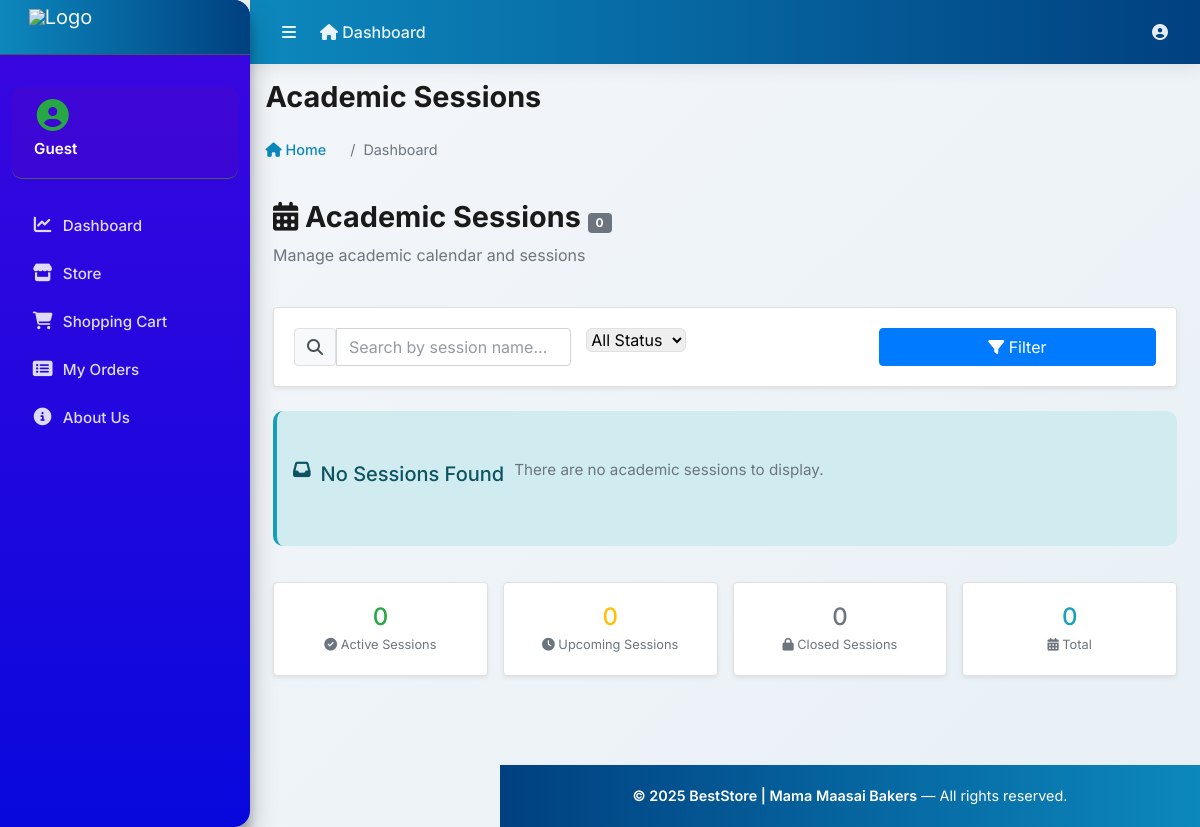
Page /school/sessions/ on the earlier database version.
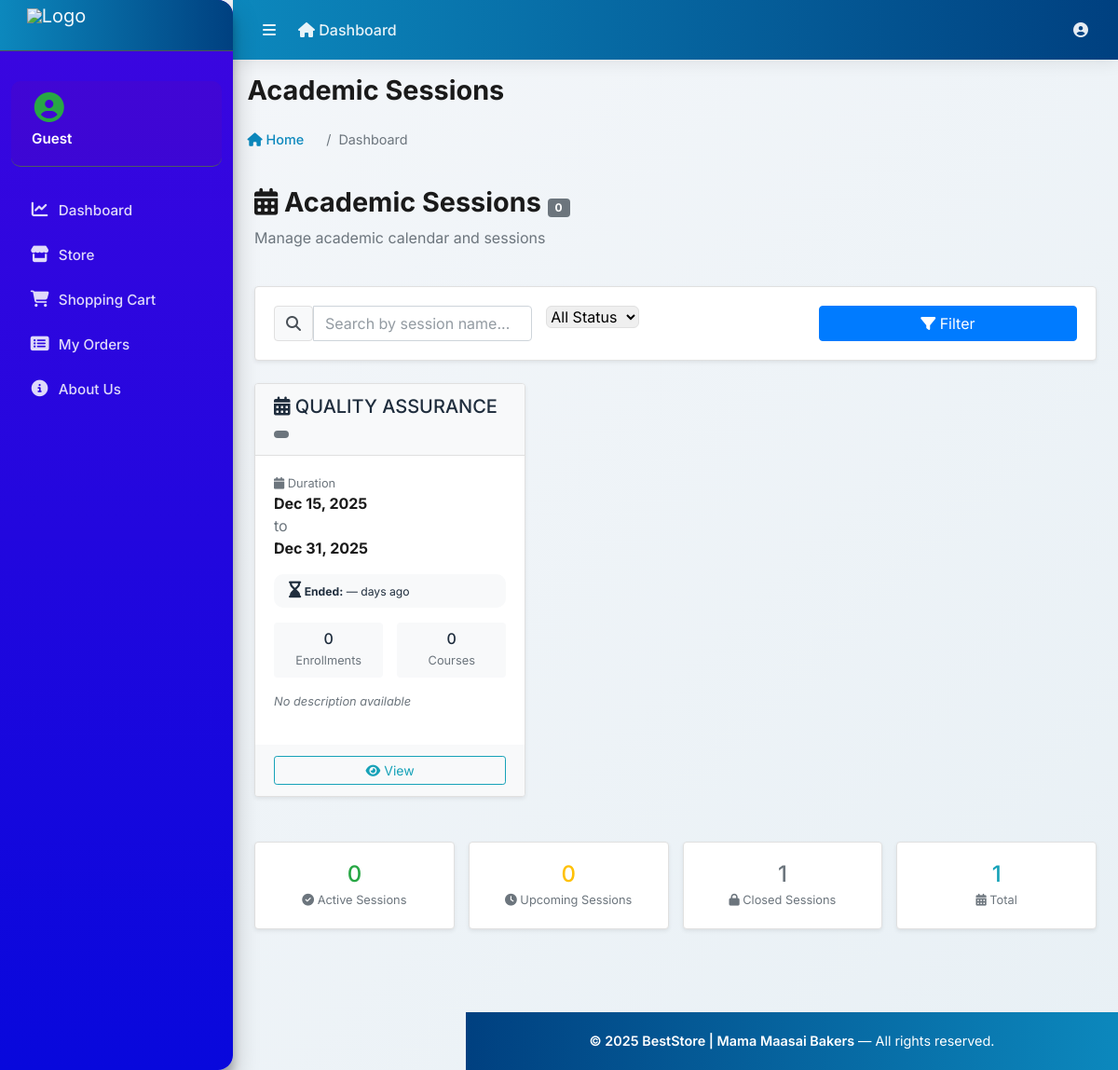
Same page on the later database version.
### school/models.py (models this page shows, shortened)
class ReportingSession(models.Model):
    SEMESTER_CHOICES = [
        ('1', 'First Semester'),
        ('2', 'Second Semester'),
        ('3', 'Third Semester'),
    ]
    name = models.CharField(max_length=50)  # e.g., "2024/2025"
    semester = models.CharField(max_length=1, choices=SEMESTER_CHOICES)
    start_date = models.DateField()
    end_date = models.DateField()
    is_current = models.BooleanField(default=False)
    is_active = models.BooleanField(default=True)
    created_at = models.DateTimeField(auto_now_add=True)
    class Meta:
        ordering = ['-start_date']
        unique_together = ['name', 'semester']

### school/views.py (the view)
# urls.py: path('sessions/', views.SessionListView.as_view(), name='session_list'),
class SessionListView(ListView):
    model = ReportingSession
    template_name = 'school/session/session_list.html'
    context_object_name = 'sessions'
    paginate_by = 20
    queryset = ReportingSession.objects.order_by('-start_date')
    def get_context_data(self, **kwargs):
        context = super().get_context_data(**kwargs)
        today = timezone.now().date()
        context['active_sessions'] = ReportingSession.objects.filter(
            start_date__lte=today,
            end_date__gte=today,
            is_active=True
        ).count()
        context['upcoming_sessions'] = ReportingSession.objects.filter(
            start_date__gt=today,
            is_active=True
        ).count()
        context['closed_sessions'] = ReportingSession.objects.filter(
            end_date__lt=today
        ).count()
        context['total_sessions'] = ReportingSession.objects.count()
        return context

### carts/context_processors.py (called while the page is built)
def counter(request):
    cart_count = 0
    if 'admin' in request.path:
        return {}
    else:
        try:
            cart = Cart.objects.filter(cart_id=_cart_id(request))
            if request.user.is_authenticated:
                cart_items = CartItem.objects.all().filter(user=request.user)
            else:
                cart_items = CartItem.objects.all().filter(cart=cart[:1])
            for cart_item in cart_items:
                cart_count += cart_item.quantity
        except Cart.DoesNotExist:
            cart_count = 0
    return dict(cart_count=cart_count)

### carts/views.py (called while the page is built)
def _cart_id(request):
    cart = request.session.session_key
    if not cart:
        cart = request.session.create()
    return cart

### category/context_processors.py (called while the page is built)
def menu_links(request):
    links = Category.objects.all()
    return dict(links=links)

### school/templates/school/session/session_list.html (shortened to what the changed rows need)
{% extends "base.html" %}
{% block page_title %}Academic Sessions{% endblock %}
{% load static %}
{% block content %}
<div class="container-fluid py-4">
    <div class="row mb-4">
        <div class="col-md-8">
            <h1 class="h3 mb-0">
                <i class="fas fa-calendar-alt"></i> Academic Sessions
                <span class="badge bg-secondary">{{ sessions.paginator.count|default:0 }}</span>
            </h1>
        </div>
    </div>
    <div class="row">
        {% for session in sessions %}
        <div class="col-md-6 col-lg-4 mb-4">
            <div class="card shadow-sm h-100 hover-shadow transition">
                <div class="card-header bg-light">
                    <div class="d-flex justify-content-between align-items-start">
                        <div>
                            <h5 class="mb-1">
                                <i class="fas fa-calendar-alt"></i> {{ session.name }}
                            </h5>
                            <span class="badge
                                {% if session.status == 'active' %}bg-success
                                {% elif session.status == 'upcoming' %}bg-warning
                                {% else %}bg-secondary
                                {% endif %}">
                            </span>
                        </div>
                    </div>
                </div>
                <div class="card-body">
                    <div class="mb-3">
                        <small class="text-muted d-block"><i class="fas fa-calendar"></i> Duration</small>
                        <p class="mb-0">
                            <strong>{{ session.start_date|date:"M d, Y" }}</strong><br>
                            <span class="text-muted">to</span><br>
                            <strong>{{ session.end_date|date:"M d, Y" }}</strong>
                        </p>
                    </div>
                    <div class="alert alert-light py-2 px-3 mb-3">
                        <small>
                            {% if session.status == 'upcoming' %}
                                <i class="fas fa-hourglass-start"></i>
                                <strong>Starts in:</strong> {{ days_until|default:"—" }} days
                            {% elif session.status == 'active' %}
                                <i class="fas fa-hourglass-half"></i>
                                <strong>Active:</strong> {{ days_elapsed|default:"—" }} days
                            {% else %}
                                <i class="fas fa-hourglass-end"></i>
                                <strong>Ended:</strong> {{ days_ago|default:"—" }} days ago
                            {% endif %}
                        </small>
                    </div>
                    <div class="row text-center mb-3 g-2">
                        <div class="col-6">
                            <div class="bg-light p-2 rounded">
                                <h6 class="mb-0">
                                    {{ session.enrollments.count|default:0 }}
                                </h6>
                                <small class="text-muted">Enrollments</small>
                            </div>
                        </div>
                        <div class="col-6">
                            <div class="bg-light p-2 rounded">
                                <h6 class="mb-0">
                                    {{ session.courses.count|default:0 }}
                                </h6>
                                <small class="text-muted">Courses</small>
                            </div>
                        </div>
                    </div>
                    {% if session.description %}
                    <p class="card-text text-muted small">
                        {{ session.description|truncatewords:20 }}
                    </p>
                    {% else %}
                    <p class="card-text text-muted small">
                        <em>No description available</em>
                    </p>
                    {% endif %}
                </div>
                <div class="card-footer bg-light">
                    <div class="btn-group w-100" role="group">
                        <a href="{% url 'school:session_detail' session.id %}" class="btn btn-outline-info btn-sm" title="View Details">
                            <i class="fas fa-eye"></i> View
                        </a>
                    </div>
                </div>
            </div>
        </div>
        {% empty %}
        <div class="col-12">
            <div class="alert alert-info text-center py-5">
                <i class="fas fa-inbox fa-3x mb-3"></i>
                <h5>No Sessions Found</h5>
                <p class="text-muted">There are no academic sessions to display.</p>
            </div>
        </div>
        {% endfor %}
    </div>
    <div class="row mt-4">
        <div class="col-md-3">
            <div class="card shadow-sm text-center">
                <div class="card-body">
                    <h4 class="text-secondary mb-0">{{ closed_sessions }}</h4>
                    <small class="text-muted"><i class="fas fa-lock"></i> Closed Sessions</small>
                </div>
            </div>
        </div>
        <div class="col-md-3">
            <div class="card shadow-sm text-center">
                <div class="card-body">
                    <h4 class="text-info mb-0">{{ total_sessions }}</h4>
                    <small class="text-muted"><i class="fas fa-calendar-alt"></i> Total</small>
                </div>
            </div>
        </div>
    </div>
</div>
{% endblock %}

Differences in the rows shown:
added ReportingSession: name "QUALITY ASSURANCE", start_date "Dec 15, 2025", end_date "Dec 31, 2025", days_ago "—", enrollments.count "0", courses.count "0"
Other differences:
{{ closed_sessions }}: "0" → "1"
{{ total_sessions }}: "0" → "1"
text no longer shown: "No Sessions Found There are no academic sessions to display."
